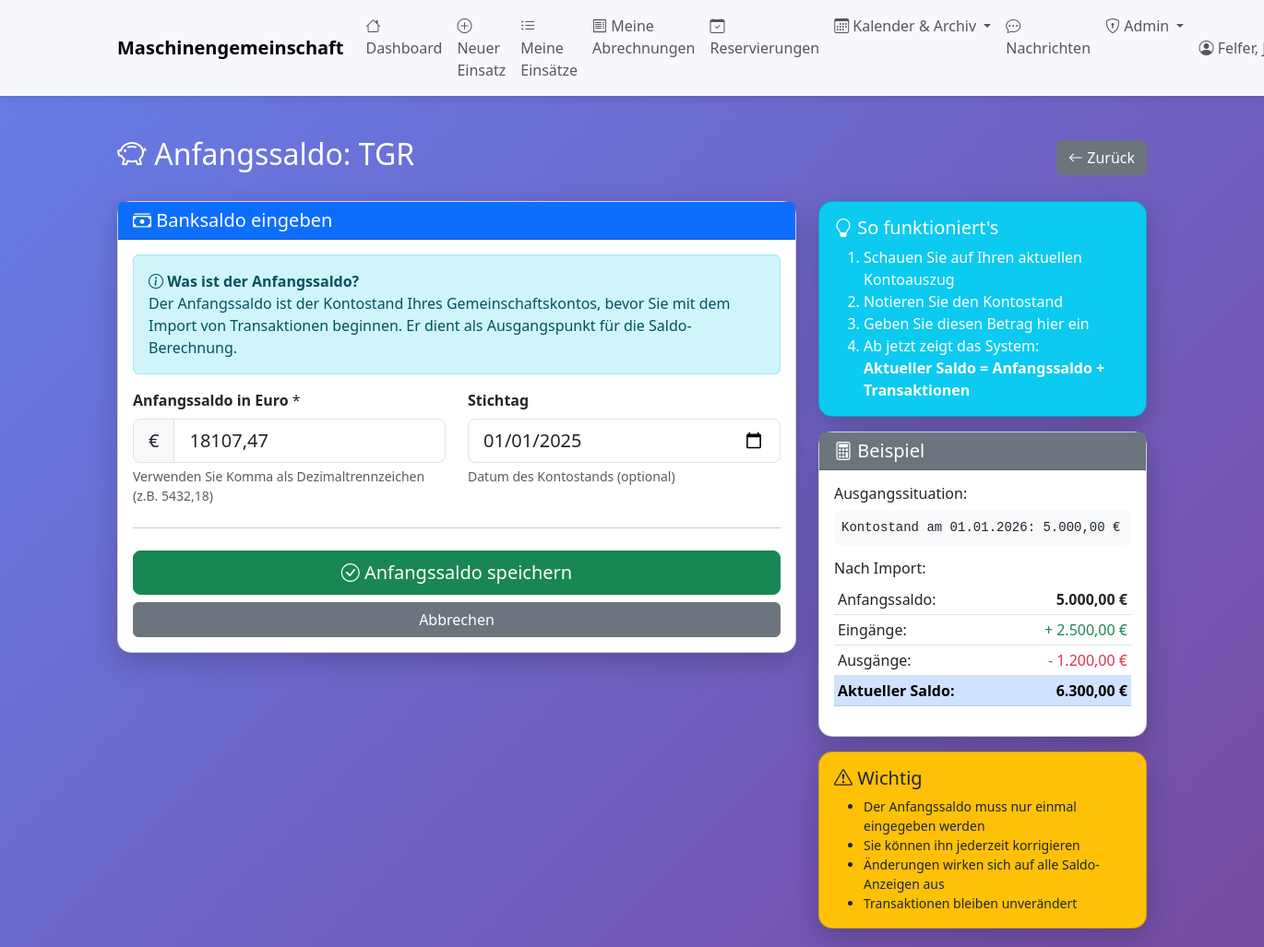
/admin/abrechnungen/2/anfangssaldo (signed in), run on the app's committed database.
### tables this page shows
CREATE TABLE gemeinschaften (
                id INTEGER PRIMARY KEY AUTOINCREMENT,
                name TEXT NOT NULL UNIQUE,
                beschreibung TEXT,
                erstellt_am TIMESTAMP DEFAULT CURRENT_TIMESTAMP,
                aktiv BOOLEAN DEFAULT 1
            , anfangssaldo_bank REAL DEFAULT 0.0, anfangssaldo_datum DATE DEFAULT NULL, bank_name TEXT, bank_iban TEXT, bank_bic TEXT, bank_kontoinhaber TEXT);

### web_app.py (the view, shortened to what this page needs)
@app.route('/admin/abrechnungen/<int:gemeinschaft_id>/anfangssaldo', methods=['GET', 'POST'])
@admin_required
def anfangssaldo_bearbeiten(gemeinschaft_id):
    with MaschinenDBContext(DB_PATH) as db:
        cursor = db.connection.cursor()
        if session.get('admin_level', 0) < 2:
            cursor.execute("""
                SELECT COUNT(*) FROM gemeinschafts_admin
                WHERE benutzer_id = ? AND gemeinschaft_id = ?
            """, (session['benutzer_id'], gemeinschaft_id))
            if cursor.fetchone()[0] == 0:
                flash('Keine Berechtigung!', 'danger')
                return redirect(url_for('admin_transaktionen', gemeinschaft_id=gemeinschaft_id))
        cursor.execute("""
            SELECT name, anfangssaldo_bank, anfangssaldo_datum
            FROM gemeinschaften
            WHERE id = ?
        """, (gemeinschaft_id,))
        row = cursor.fetchone()
        gemeinschaft = {
            'id': gemeinschaft_id,
            'name': row[0],
            'anfangssaldo': row[1] or 0.0,
            'anfangssaldo_datum': row[2]
        }
    return render_template('anfangssaldo_bearbeiten.html', gemeinschaft=gemeinschaft)

### database.py (called while the page is built)
    def connect(self):
        self.connection = sqlite3.connect(self.db_path)
        self.connection.row_factory = sqlite3.Row
        self.cursor = self.connection.cursor()

    def close(self):
        if self.connection:
            self.connection.close()

    def __enter__(self):
        self.connect()
        return self

    def __exit__(self, exc_type, exc_val, exc_tb):
        if exc_type is None:
            self.connection.commit()
        else:
            self.connection.rollback()
        self.close()
        return False

### web_app.py (called while the page is built)
def admin_required(f):
    @wraps(f)
    def decorated_function(*args, **kwargs):
        if 'benutzer_id' not in session:
            flash('Bitte melden Sie sich an.', 'warning')
            return redirect(url_for('login'))
        if not session.get('is_admin'):
            flash('Zugriff verweigert. Administrator-Rechte erforderlich.', 'danger')
            return redirect(url_for('dashboard'))
        return f(*args, **kwargs)
    return decorated_function

### templates/anfangssaldo_bearbeiten.html (shortened to what this page needs)
{% extends "base.html" %}
{% block content %}
<div class="row mt-4">
    <div class="col-12">
        <div class="d-flex justify-content-between align-items-center mb-4">
            <h2 class="text-white">
                <i class="bi bi-piggy-bank"></i> Anfangssaldo: {{ gemeinschaft.name }}
            </h2>
            <a href="{{ url_for('admin_transaktionen', gemeinschaft_id=gemeinschaft.id) }}" class="btn btn-secondary">
                <i class="bi bi-arrow-left"></i> Zurück
            </a>
        </div>
    </div>
</div>
<div class="row">
    <div class="col-md-8">
        <div class="card">
            <div class="card-header bg-primary text-white">
                <h5 class="mb-0">
                    <i class="bi bi-cash-stack"></i> Banksaldo eingeben
                </h5>
            </div>
            <div class="card-body">
                <div class="alert alert-info">
                    <i class="bi bi-info-circle"></i>
                    <strong>Was ist der Anfangssaldo?</strong><br>
                    Der Anfangssaldo ist der Kontostand Ihres Gemeinschaftskontos, bevor Sie mit dem Import
                    von Transaktionen beginnen. Er dient als Ausgangspunkt für die Saldo-Berechnung.
                </div>
                <form method="POST">
                    <div class="row mb-3">
                        <div class="col-md-6">
                            <label for="anfangssaldo" class="form-label">
                                <strong>Anfangssaldo in Euro</strong> *
                            </label>
                            <div class="input-group input-group-lg">
                                <span class="input-group-text">€</span>
                                <input type="text"
                                       class="form-control form-control-lg"
                                       id="anfangssaldo"
                                       name="anfangssaldo"
                                       value="{{ '%.2f'|format(gemeinschaft.anfangssaldo)|replace('.', ',') }}"
                                       placeholder="0,00"
                                       required>
                            </div>
                            <div class="form-text">
                                Verwenden Sie Komma als Dezimaltrennzeichen (z.B. 5432,18)
                            </div>
                        </div>
                        <div class="col-md-6">
                            <label for="anfangssaldo_datum" class="form-label">
                                <strong>Stichtag</strong>
                            </label>
                            <input type="date"
                                   class="form-control form-control-lg"
                                   id="anfangssaldo_datum"
                                   name="anfangssaldo_datum"
                                   value="{{ gemeinschaft.anfangssaldo_datum or '' }}">
                            <div class="form-text">
                                Datum des Kontostands (optional)
                            </div>
                        </div>
                    </div>
                    <hr class="my-4">
                    <div class="d-grid gap-2">
                        <button type="submit" class="btn btn-success btn-lg">
                            <i class="bi bi-check-circle"></i> Anfangssaldo speichern
                        </button>
                        <a href="{{ url_for('admin_transaktionen', gemeinschaft_id=gemeinschaft.id) }}"
                           class="btn btn-secondary">
                            Abbrechen
                        </a>
                    </div>
                </form>
            </div>
        </div>
    </div>
    <div class="col-md-4">
        <div class="card bg-info text-white mb-3">
            <div class="card-body">
                <h5><i class="bi bi-lightbulb"></i> So funktioniert's</h5>
                <ol class="mb-0">
                    <li>Schauen Sie auf Ihren aktuellen Kontoauszug</li>
                    <li>Notieren Sie den Kontostand</li>
                    <li>Geben Sie diesen Betrag hier ein</li>
                    <li>Ab jetzt zeigt das System: <br>
                        <strong>Aktueller Saldo = Anfangssaldo + Transaktionen</strong>
                    </li>
                </ol>
            </div>
        </div>
        <div class="card mb-3">
            <div class="card-header bg-secondary text-white">
                <h5 class="mb-0">
                    <i class="bi bi-calculator"></i> Beispiel
                </h5>
            </div>
            <div class="card-body">
                <h6>Ausgangssituation:</h6>
                <pre class="bg-light p-2 rounded">Kontostand am 01.01.2026: 5.000,00 €</pre>
                <h6 class="mt-3">Nach Import:</h6>
                <table class="table table-sm">
                    <tr>
                        <td>Anfangssaldo:</td>
                        <td class="text-end"><strong>5.000,00 €</strong></td>
                    </tr>
                    <tr>
                        <td>Eingänge:</td>
                        <td class="text-end text-success">+ 2.500,00 €</td>
                    </tr>
                    <tr>
                        <td>Ausgänge:</td>
                        <td class="text-end text-danger">- 1.200,00 €</td>
                    </tr>
                    <tr class="table-primary">
                        <td><strong>Aktueller Saldo:</strong></td>
                        <td class="text-end"><strong>6.300,00 €</strong></td>
                    </tr>
                </table>
            </div>
        </div>
        <div class="card bg-warning text-dark">
            <div class="card-body">
                <h5><i class="bi bi-exclamation-triangle"></i> Wichtig</h5>
                <ul class="mb-0 small">
                    <li>Der Anfangssaldo muss nur einmal eingegeben werden</li>
                    <li>Sie können ihn jederzeit korrigieren</li>
                    <li>Änderungen wirken sich auf alle Saldo-Anzeigen aus</li>
                    <li>Transaktionen bleiben unverändert</li>
                </ul>
            </div>
        </div>
    </div>
</div>
{% endblock %}

### templates/base.html (style rules this page uses)
body { min-height: 100vh; background: linear-gradient(135deg, #667eea 0%, #764ba2 100%); }
.card { border-radius: 15px; box-shadow: 0 10px 30px rgba(0,0,0,0.2); }

### data on the page
gemeinschaften: name "TGR", anfangssaldo "18107,47", anfangssaldo_datum "01/01/2025"

### other printed values
{{ session.get('benutzer_name') }} "Felfer,…"
